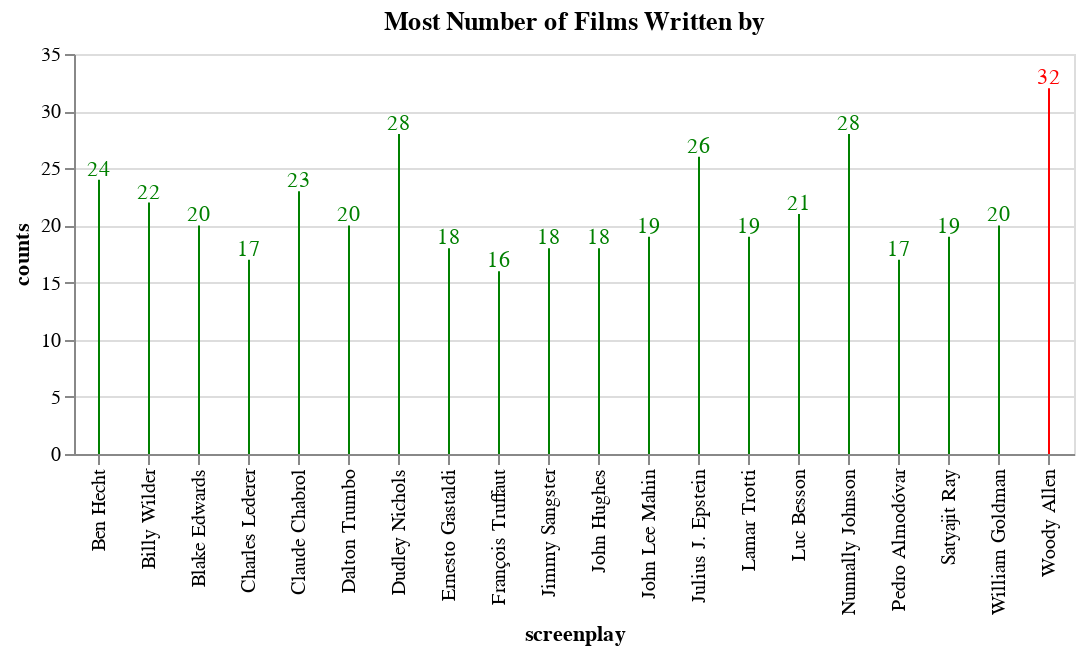

The notebook cell saved with this chart:
### Markdown cell above
### Who wrote maximum number of movies?.

### Code cell
# Maximum number of movies written by.
scr = screenplay.screenplay.value_counts().reset_index()
scr.columns = ['screenplay', 'counts']
# creating an altair bar chart
bars = alt.Chart(scr.head(20)).mark_rule().encode(
    x = 'screenplay:O',
    y = 'counts:Q',
    color = alt.condition(
        datum.counts == np.amax(scr.counts),
        alt.value('red'),
        alt.value('green')
    ),
    tooltip='screenplay'
).properties(
    title='Most Number of Films Written by',
    height=200,
    width=500
)
# adding text info
text = bars.mark_text(
    align='center', # center left right
    baseline='bottom', # top middle
    dx=0  # Nudges text to right so it doesn't appear on top of the bar
).encode(
    text='counts:Q'
)
# layering both bars and text
alt.layer(bars, text)

### Figure 1 — Vega-Lite specification as saved in the notebook (floating-point values rounded to 4 significant figures)
{"config": {"view": {"continuousWidth": 400, "continuousHeight": 300}}, "layer": [{"mark": "rule", "encoding": {"color": {"condition": {"value": "red", "test": "(datum.counts === 32)"}, "value": "green"}, "tooltip": {"type": "nominal", "field": "screenplay"}, "x": {"type": "ordinal", "field": "screenplay"}, "y": {"type": "quantitative", "field": "counts"}}, "height": 200, "title": "Most Number of Films Written by", "width": 500}, {"mark": {"type": "text", "align": "center", "baseline": "bottom", "dx": 0}, "encoding": {"color": {"condition": {"value": "red", "test": "(datum.counts === 32)"}, "value": "green"}, "text": {"type": "quantitative", "field": "counts"}, "tooltip": {"type": "nominal", "field": "screenplay"}, "x": {"type": "ordinal", "field": "screenplay"}, "y": {"type": "quantitative", "field": "counts"}}, "height": 200, "title": "Most Number of Films Written by", "width": 500}], "data": {"name": "data-551f56a6d6a185a85e4d4a76e1aa6493"}, "$schema": "https://vega.github.io/schema/vega-lite/v4.8.1.json", "datasets": {"data-551f56a6d6a185a85e4d4a76e1aa6493": [{"screenplay": "Woody Allen", "counts": 32}, {"screenplay": "Dudley Nichols", "counts": 28}, {"screenplay": "Nunnally Johnson", "counts": 28}, {"screenplay": "Julius J. Epstein", "counts": 26}, {"screenplay": "Ben Hecht", "counts": 24}, {"screenplay": "Claude Chabrol", "counts": 23}, {"screenplay": "Billy Wilder", "counts": 22}, {"screenplay": "Luc Besson", "counts": 21}, {"screenplay": "Blake Edwards", "counts": 20}, {"screenplay": "William Goldman", "counts": 20}, {"screenplay": "Dalton Trumbo", "counts": 20}, {"screenplay": "Lamar Trotti", "counts": 19}, {"screenplay": "Satyajit Ray", "counts": 19}, {"screenplay": "John Lee Mahin", "counts": 19}, {"screenplay": "John Hughes", "counts": 18}, {"screenplay": "Ernesto Gastaldi", "counts": 18}, {"screenplay": "Jimmy Sangster", "counts": 18}, {"screenplay": "Charles Lederer", "counts": 17}, {"screenplay": "Pedro Almodóvar", "counts": 17}, {"screenplay": "François Truffaut", "counts": 16}]}}
